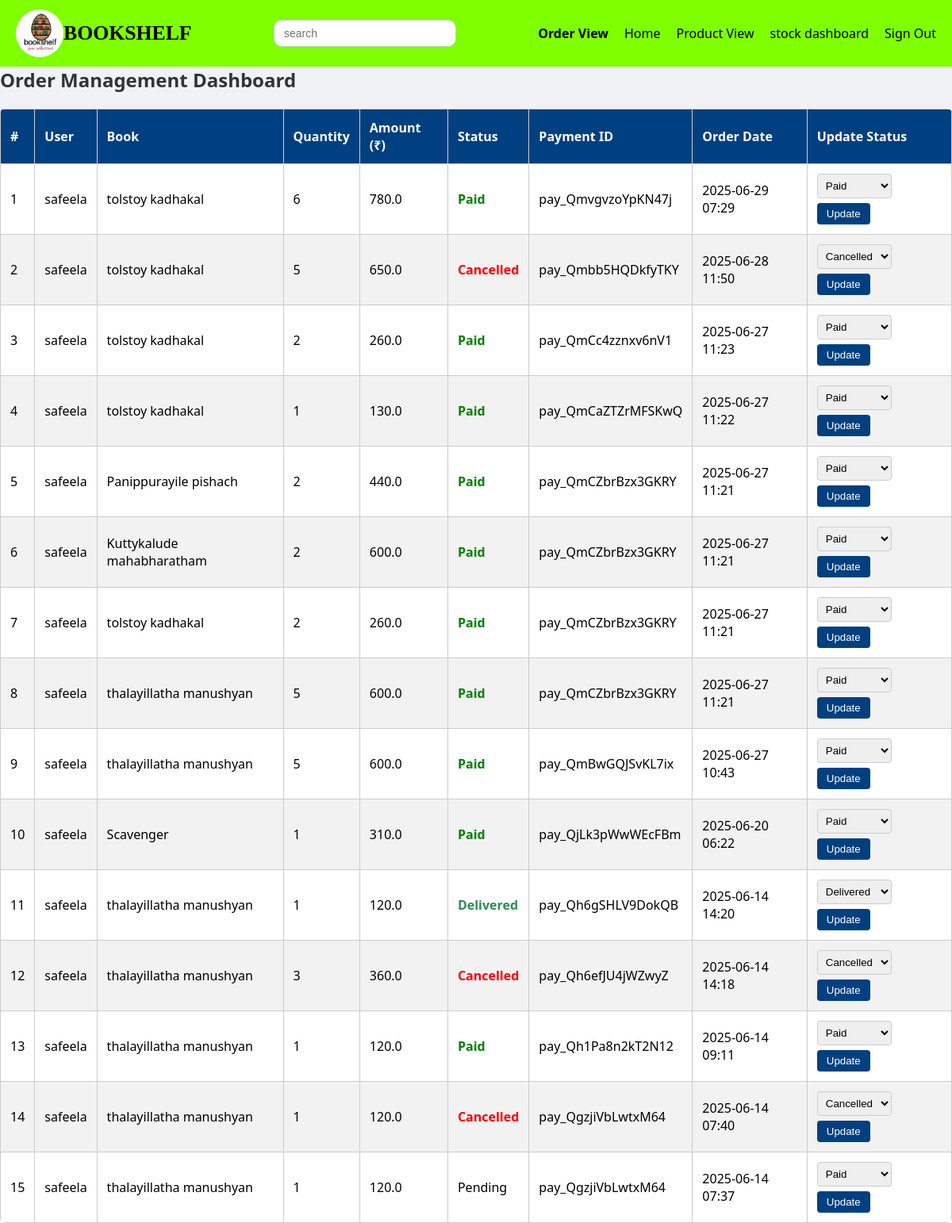
Page /adorder_view (signed in) on the committed database.
### APP/models.py (models this page shows, shortened)
class Order(models.Model):
    STATUS_CHOICES = [
        ('Pending', 'Pending'),
        ('Paid', 'Paid'),
        ('Processing', 'Processing'),
        ('Shipped', 'Shipped'),
        ('Delivered', 'Delivered'),
        ('Cancelled', 'Cancelled'),
    ]
    user = models.ForeignKey(User, on_delete=models.CASCADE)
    book = models.ForeignKey(Add, on_delete=models.CASCADE)
    address = models.ForeignKey(adress, on_delete=models.SET_NULL, null=True)
    quantity = models.PositiveIntegerField(default=1)  # ✅ Added
    amount = models.FloatField()
    order_date = models.DateTimeField(auto_now_add=True)
    is_paid = models.BooleanField(default=False)
    status = models.CharField(max_length=20, choices=STATUS_CHOICES, default='Pending')  # ✅ Added
    razorpay_order_id = models.CharField(max_length=255, blank=True, null=True)
    razorpay_payment_id = models.CharField(max_length=255, blank=True, null=True)
    razorpay_signature = models.CharField(max_length=255, blank=True, null=True)
    refund_id = models.CharField(max_length=255, blank=True, null=True)

class Add(models.Model):
    doc=models.FileField()
    lname=models.ForeignKey(Language,on_delete=models.CASCADE)
    cname=models.ForeignKey(Category,on_delete=models.CASCADE)
    name=models.TextField()
    price=models.IntegerField()
    oldprice=models.IntegerField()
    discount=models.IntegerField()

### APP/views.py (the view)
# urls.py: path('adorder_view', views.order_management_view, name='admin_order_management'),
def order_management_view(request):
    if not request.user.is_authenticated:
        return redirect(login)
    if not request.user.is_superuser:
        return redirect('/')
    orders = Order.objects.all().order_by('-id')
    return render(request, 'admin_order_management.html', {'orders': orders})

### templates/admin_order_management.html (shortened to what this page needs)
<!DOCTYPE html>
<html lang="en">
<head>
    {% load static %}
</head>
<body>
       <div class="main">
        <div class="nav">
            <div class="logo">
                <img src="{% static 'images/logo.png'%}" height="60px" width="60px" alt="" style="border-radius:70%;">
                <h3>BOOKSHELF</h3>
            </div>
            <div class="search">
                <input type="text" name="search" id="" placeholder="search">
        </div>
          <div class="list">
                <ul type="none">
                    <li><a href="{% url 'admin_order_management'%}" class="page">Order View</a></li>
                    <li><a href="../adindex">Home</a></li>
                    <li><a href="../adbookview">Product View</a></li>
                    <li><a href="{% url 'stock_dashboard'%}">stock dashboard</a></li>
                    {% if user.is_authenticated %}
                    <li><a href="../logout">Sign Out</a></li>
                    </ul>
                    {% endif %}
            </div></div>
    <h2>Order Management Dashboard</h2>
    {% if orders %}
    <div class="table-container">
    <table>
        <thead>
            <tr>
                <th>#</th>
                <th>User</th>
                <th>Book</th>
                <th>Quantity</th>
                <th>Amount (₹)</th>
                <th>Status</th>
                <th>Payment ID</th>
                <th>Order Date</th>
                <th>Update Status</th>
            </tr>
        </thead>
        <tbody>
            {% for order in orders %}
            <tr>
                <td>{{ forloop.counter }}</td>
                <td>{{ order.user.username }}</td>
                <td>{{ order.book.name }}</td>
                <td>{{ order.quantity }}</td>
                <td>{{ order.amount }}</td>
                <td class="status-{{ order.status|lower }}">{{ order.status }}</td>
                <td>{{ order.razorpay_payment_id }}</td>
                <td>{{ order.order_date|date:"Y-m-d H:i" }}</td>
                <td>
                    <form method="POST" action="{% url 'update_order_status' order.id %}">
                        <select name="status">
                            <option value="Paid" {% if order.status == 'Paid' %}selected{% endif %}>Paid</option>
                            <option value="Delivered" {% if order.status == 'Delivered' %}selected{% endif %}>Delivered</option>
                            <option value="Cancelled" {% if order.status == 'Cancelled' %}selected{% endif %}>Cancelled</option>
                        </select>
                        <button type="submit">Update</button>
                    </form>
                </td>
            </tr>
            {% endfor %}
        </tbody>
    </table>
    </div>
    {% else %}
    <p>No orders found.</p>
    {% endif %}
</div>
</body>
</html>

### templates/admin_order_management.html (style rules this page uses)
* { margin: 0; padding: 0; box-sizing: border-box; }
html, body, .main { width: 100%; overflow-x: hidden; font-family: 'Segoe UI', Tahoma, Geneva, Verdana, sans-serif; background-color: #f0f2f5; }
.main { min-height: 900px; }
.nav { width: 100%; background-color: chartreuse; display: flex; flex-wrap: wrap; justify-content: space-between; align-items: center; padding: 12px 20px; gap: 10px; }
.logo { font-size: 22px; font-weight: bold; font-family: Cambria, Georgia, Times, 'Times New Roman', serif; display: flex; align-items: center; }
.list ul { display: flex; flex-wrap: wrap; list-style: none; justify-content: center; align-items: center; gap: 20px; margin: 0; padding: 0; }
.list a { text-decoration: none; color: black; font-weight: 500; font-size: 16px; transition: color 0.2s ease, transform 0.2s ease; }
.list .page { color: black; font-weight: 800; }
.search { display: flex; align-items: center; gap: 10px; flex-wrap: wrap; }
.search input { width: 230px; padding: 8px 12px; border-radius: 10px; border: 1px solid #ccc; font-size: 14px; transition: border-color 0.2s ease; }
h2 { margin-bottom: 20px; color: #333; }
table { border-collapse: collapse; width: 100%; background-color: white; box-shadow: 0 2px 6px rgba(0, 0, 0, 0.1); }
th, td { border: 1px solid #ccc; padding: 12px; text-align: left; }
th { background-color: #004080; color: white; }
tr:nth-child(even) { background-color: #f2f2f2; }
.status-paid { color: green; font-weight: bold; }
.status-delivered { color: #2e8b57; font-weight: bold; }
.status-cancelled { color: red; font-weight: bold; }
select { padding: 6px; border-radius: 4px; border: 1px solid #ccc; }
button { padding: 6px 12px; background-color: #004080; color: white; border: none; border-radius: 4px; margin-top: 6px; cursor: pointer; }
.table-container { width: 100%; overflow-x: auto; margin-top: 20px; border-radius: 6px; }
.table-container table { min-width: 600px; }

### rows in the picture
Order: user.username "safeela", book.name "tolstoy kadhakal", quantity "6", amount "780.0", status "Paid", razorpay_payment_id "pay_QmvgvzoYpKN47j", order_date "2025-06-29 07:29"
Order: user.username "safeela", book.name "tolstoy kadhakal", quantity "5", amount "650.0", status "Cancelled", razorpay_payment_id "pay_Qmbb5HQDkfyTKY", order_date "2025-06-28 11:50"
Order: user.username "safeela", book.name "tolstoy kadhakal", quantity "2", amount "260.0", status "Paid", razorpay_payment_id "pay_QmCc4zznxv6nV1", order_date "2025-06-27 11:23"
Order: user.username "safeela", book.name "tolstoy kadhakal", quantity "1", amount "130.0", status "Paid", razorpay_payment_id "pay_QmCaZTZrMFSKwQ", order_date "2025-06-27 11:22"
Order: user.username "safeela", book.name "Panippurayile pishach", quantity "2", amount "440.0", status "Paid", razorpay_payment_id "pay_QmCZbrBzx3GKRY", order_date "2025-06-27 11:21"
Order: user.username "safeela", book.name "Kuttykalude mahabharatham", quantity "2", amount "600.0", status "Paid", razorpay_payment_id "pay_QmCZbrBzx3GKRY", order_date "2025-06-27 11:21"
Order: user.username "safeela", book.name "tolstoy kadhakal", quantity "2", amount "260.0", status "Paid", razorpay_payment_id "pay_QmCZbrBzx3GKRY", order_date "2025-06-27 11:21"
Order: user.username "safeela", book.name "thalayillatha manushyan", quantity "5", amount "600.0", status "Paid", razorpay_payment_id "pay_QmCZbrBzx3GKRY", order_date "2025-06-27 11:21"
Order: user.username "safeela", book.name "thalayillatha manushyan", quantity "5", amount "600.0", status "Paid", razorpay_payment_id "pay_QmBwGQJSvKL7ix", order_date "2025-06-27 10:43"
Order: user.username "safeela", book.name "Scavenger", quantity "1", amount "310.0", status "Paid", razorpay_payment_id "pay_QjLk3pWwWEcFBm", order_date "2025-06-20 06:22"
Order: user.username "safeela", book.name "thalayillatha manushyan", quantity "1", amount "120.0", status "Delivered", razorpay_payment_id "pay_Qh6gSHLV9DokQB", order_date "2025-06-14 14:20"
Order: user.username "safeela", book.name "thalayillatha manushyan", quantity "3", amount "360.0", status "Cancelled", razorpay_payment_id "pay_Qh6efJU4jWZwyZ", order_date "2025-06-14 14:18"
Order: user.username "safeela", book.name "thalayillatha manushyan", quantity "1", amount "120.0", status "Paid", razorpay_payment_id "pay_Qh1Pa8n2kT2N12", order_date "2025-06-14 09:11"
Order: user.username "safeela", book.name "thalayillatha manushyan", quantity "1", amount "120.0", status "Cancelled", razorpay_payment_id "pay_QgzjiVbLwtxM64", order_date "2025-06-14 07:40"
Order: user.username "safeela", book.name "thalayillatha manushyan", quantity "1", amount "120.0", status "Pending", razorpay_payment_id "pay_QgzjiVbLwtxM64", order_date "2025-06-14 07:37"
